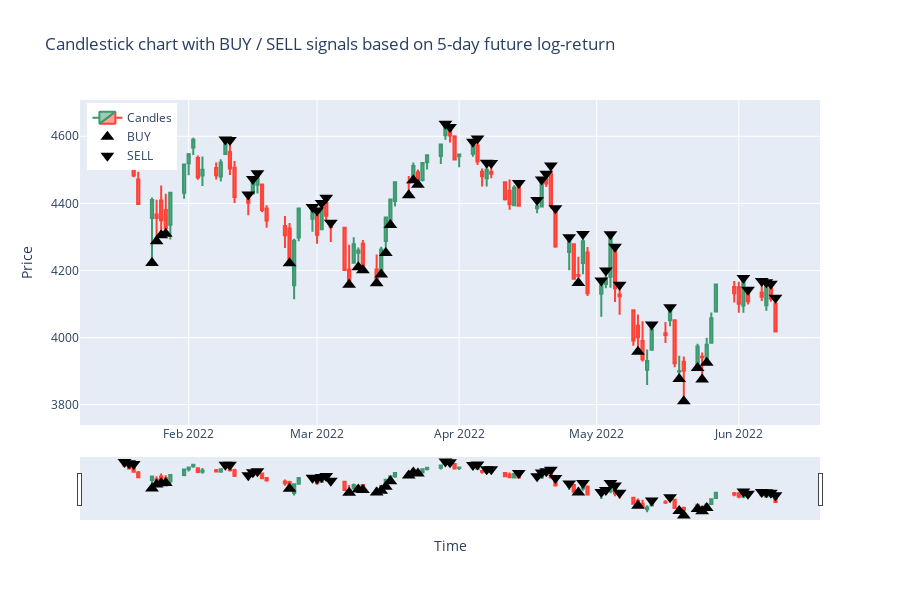

Notebook cell for this chart:
### Code cell
# Take a small sample (e.g. 100 points near the end)
df_slice = df_ta.iloc[-200:-100].copy()
# Identify signals
buy_signals = df_slice[df_slice['Target'] > 0.02]
sell_signals = df_slice[df_slice['Target'] < -0.02]
# Create candlestick figure
fig = go.Figure(data=[go.Candlestick(
    x=df_slice.index,   # use index for x-axis
    open=df_slice['Open'],
    high=df_slice['High'],
    low=df_slice['Low'],
    close=df_slice['Close'],
    name='Candles'
)])
# BUY signals (triangle-up)
fig.add_trace(go.Scatter(
    x=buy_signals.index,
    y=buy_signals['Low'],  # anchor near candle low
    mode='markers', 
    marker=dict(symbol='triangle-up', size=12, color='black'), 
    name='BUY'
))
# SELL signals (triangle-down)
fig.add_trace(go.Scatter(
    x=sell_signals.index,
    y=sell_signals['High'],  # anchor near candle high
    mode='markers', 
    marker=dict(symbol='triangle-down', size=12, color='black'),
    name='SELL'
))
fig.update_layout(
    title=f"Candlestick chart with BUY / SELL signals based on {HORIZON}-day future log-return",
    xaxis_title="Time", 
    yaxis_title="Price", 
    height=600,
    legend=dict(x=0.01, y=0.99)
)
path = "improved_lstm_last_test_sample.png"
fig.write_image(path)
fig.show()
display(Image(filename=path)) # Display static image (GitHub-compatible)
